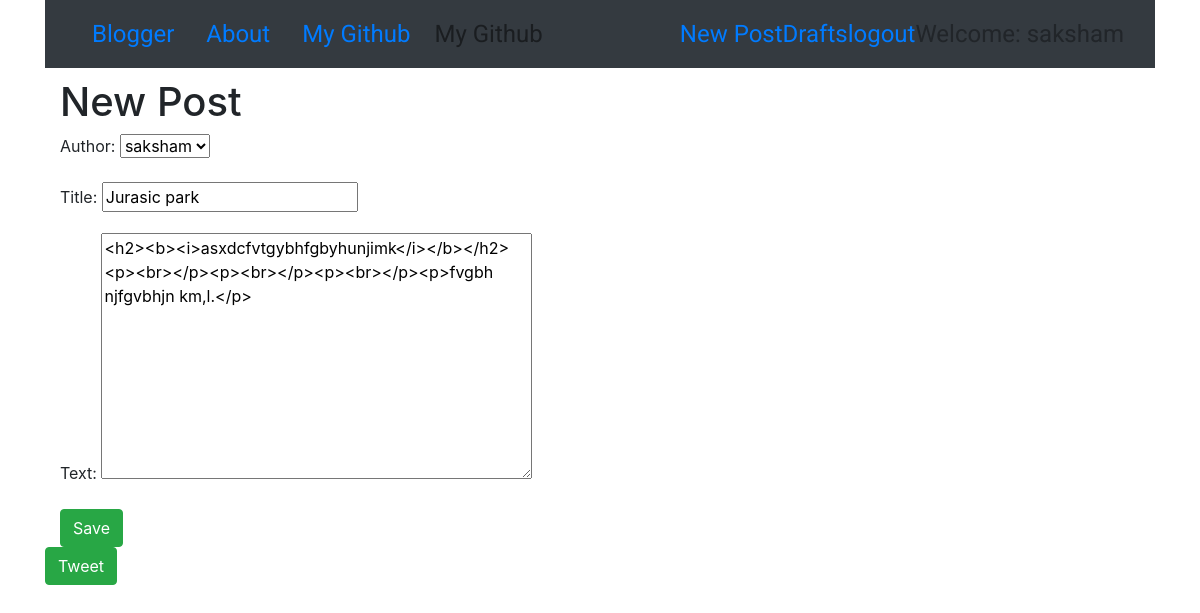
The app's page /post/5/edit/ (signed in) with its own data.
### blog/models.py (models this page shows, shortened)
class Post(models.Model):
    author = models.ForeignKey('auth.User',on_delete=models.CASCADE)
    title = models.CharField(max_length=200)
    text = models.TextField()
    created_date = models.DateTimeField(default=timezone.now)
    published_date = models.DateTimeField(null=True,blank=True)

### blog/views.py (the view)
# urls.py: re_path(r'post/(?P<pk>\d+)/edit/$',views.PostUpdateView.as_view(),name='post_edit'),
class PostUpdateView(LoginRequiredMixin,UpdateView):
    login_url = '/login/'
    redirect_field_name ='/blog/post_detail.html'
    form_class = PostForm
    model = Post

### blog/forms.py
class PostForm(forms.ModelForm):
    text = forms.CharField(widget=forms.Textarea(attrs={'class':'editable'}))
    class Meta:
        model = Post
        fields = ('author','title','text',)
    widgets = {
    'title' : forms.TextInput(attrs={'class':'textinputclass'}),
    'text' : forms.Textarea(attrs={'class':'editable medium-editor-textarea postcontent'}),
    }

### blog/templates/blog/post_form.html (shortened to what this page needs)
{% extends "blog/base.html" %}
{% block content%}
<div class="container">
<h1>New Post</h1>
<form class="post-form" method="POST">
    {{form.as_p}}
  <input type="submit" class = "btn btn-success"name="save" value="Save">
</form>
</div>
{% endblock %}

### blog/templates/blog/base.html (shortened to what this page needs)
<!DOCTYPE html>
{% load staticfiles %}
<html lang="en" dir="ltr">
  <head>
   <link rel="stylesheet" href="https://stackpath.bootstrapcdn.com/bootstrap/4.2.1/css/bootstrap.min.css">
<link rel="stylesheet" href="//cdn.jsdelivr.net/npm/medium-editor@latest/dist/css/medium-editor.min.css" type="text/css" media="screen" charset="utf-8">
    <link rel="stylesheet" href="{% static 'css/blog.css'%}">
  </head>
  <body>
    <div class="container">
      <nav class="navbar navbar-expand-lg navbar-light bg-dark techfont custom-nabvar mr-auto ">
        <div class="container">
          <a class="nav-link" class="navbar-brand bigbrand" href="{% url 'post_list' %}">Blogger</a>
          <a class="nav-link" href="{% url  'about' %}">About</a>
          <a class="nav-link" href="https://github.com/saksham22/">My Github</a>
          <ul class="navbar-nav mr-auto">
            <li class="nav-item"><a class="nav-link" href="https://github.com/saksham22/">My Github</a></li>
          </ul>
        <ul class="navbar-nav ">
            {%if user.is_authenticated%}
            <li><a href="{% url 'post_view'%}">New Post</a></li>
            <li><a href="{% url 'post_draft_list' %}">Drafts</a></li>
            <li><a href="{% url 'logout' %}">logout</a></li>
            <li><a>Welcome: {{ user.username }}</a></li>
            {%else%}
            <li><a href="{%url 'login' %}"><span class="glyphicon glyphicon-user"></span> Login</a></li>
            {% endif %}
        </div>
      </nav>
    </div>
<div class="container">
{% block content%}{% endblock %}
</div>
{%if user.is_authenticated%}
<div class="container">
        <a href="{%url 'tweet' %}"><button type="submit" class="btn btn-success loader" >Tweet</button></a>
</div>
{% endif %}
  </body>
</html>

### blog/static/css/blog.css (style rules this page uses)
.techfont { font-family: 'Roboto', sans-serif; font-size: 1.5em; margin-bottom: 10px; }
.loader { filter:hue-rotate(0deg); color: linear-gradient(45deg,#0f8,#08f); animation:hue 5000ms infinite linear; }

### records on screen
Post: author "saksham", title "Jurasic park", text "<h2><b><i>asxdcfvtgybhfgbyhunjimk</i></b></h2><p><br></p><p><br></p><p><br></p><p>fvgbh njfgvbhjn km,l.</p>"

### other values on screen
{{ user.username }} "saksham"
